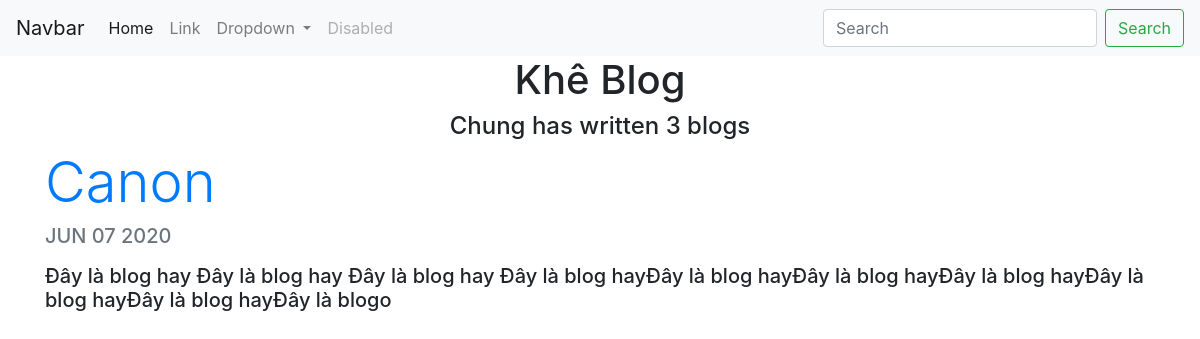
The app's page /blog/4/ with its own data.
### blog/models.py (models this page shows, shortened)
class Blog(models.Model):
    title = models.CharField(max_length = 100, blank = True)
    description = models.CharField(max_length = 150)
    date = models.DateField(datetime.date.today)
    url = models.URLField(blank = True)

### blog/views.py (the view)
# urls.py: path('<int:blog_id>/', views.detail, name = 'detail'),
def detail(request, blog_id):
    blogs = Blog.objects.order_by('-date')
    blog = get_object_or_404(Blog, pk = blog_id) #primary key
    return render(request, 'blog/detail.html', {'blog':blog, 'blogs':blogs})

### blog/templates/blog/detail.html
{% extends "portfolio/base.html" %}
    {% block content %}
        <h1 class="container text-center ">Khê Blog</h1>
        <h4 class="container text-center">Chung has written {{ blogs.count }} blog{{ blogs.count|pluralize }}</h4>
        <div class="container">
            <h4 class="display-4 text-primary"><a href="{% url 'blog:detail' blog.id %}">{{blog.title}}</a></h4>
            <h5 class="blockquote text-muted">{{ blog.date|date:'M d Y'|upper }}</h5>
            <h5 class="blockquote">{{ blog.description }}</h5>
        </div><br>
    {% endblock %}

### records on screen
Blog: title "Canon", date "JUN 07 2020", description "Đây là blog hay Đây là blog hay Đây là blog hay Đây là blog hayĐây là blog hayĐây là blog hayĐây là blog hayĐây là blog hayĐây là blog hayĐây là blogo"

### other values on screen
{{ blogs.count }} "3"
